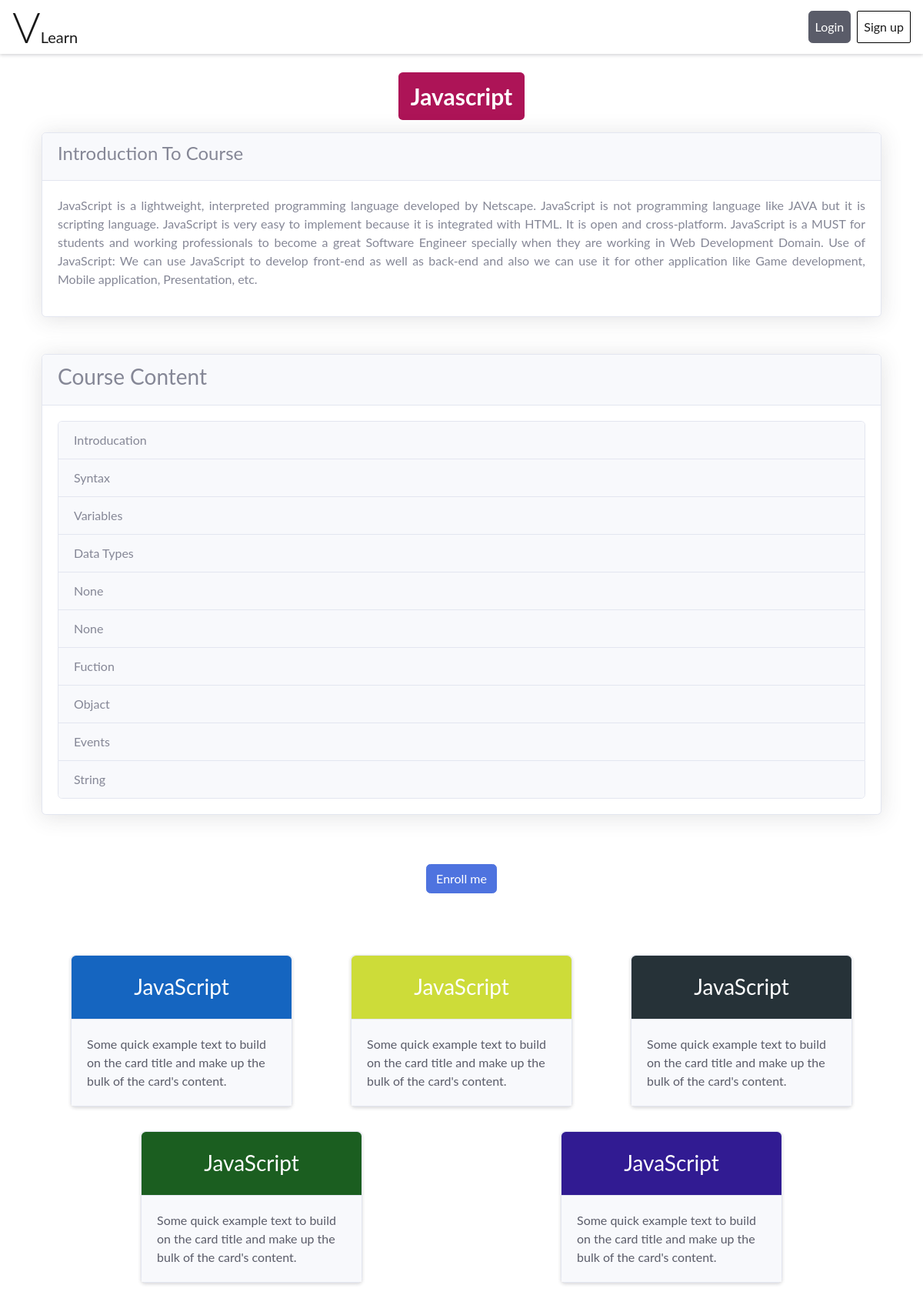
The page /detail on the database as committed earlier.
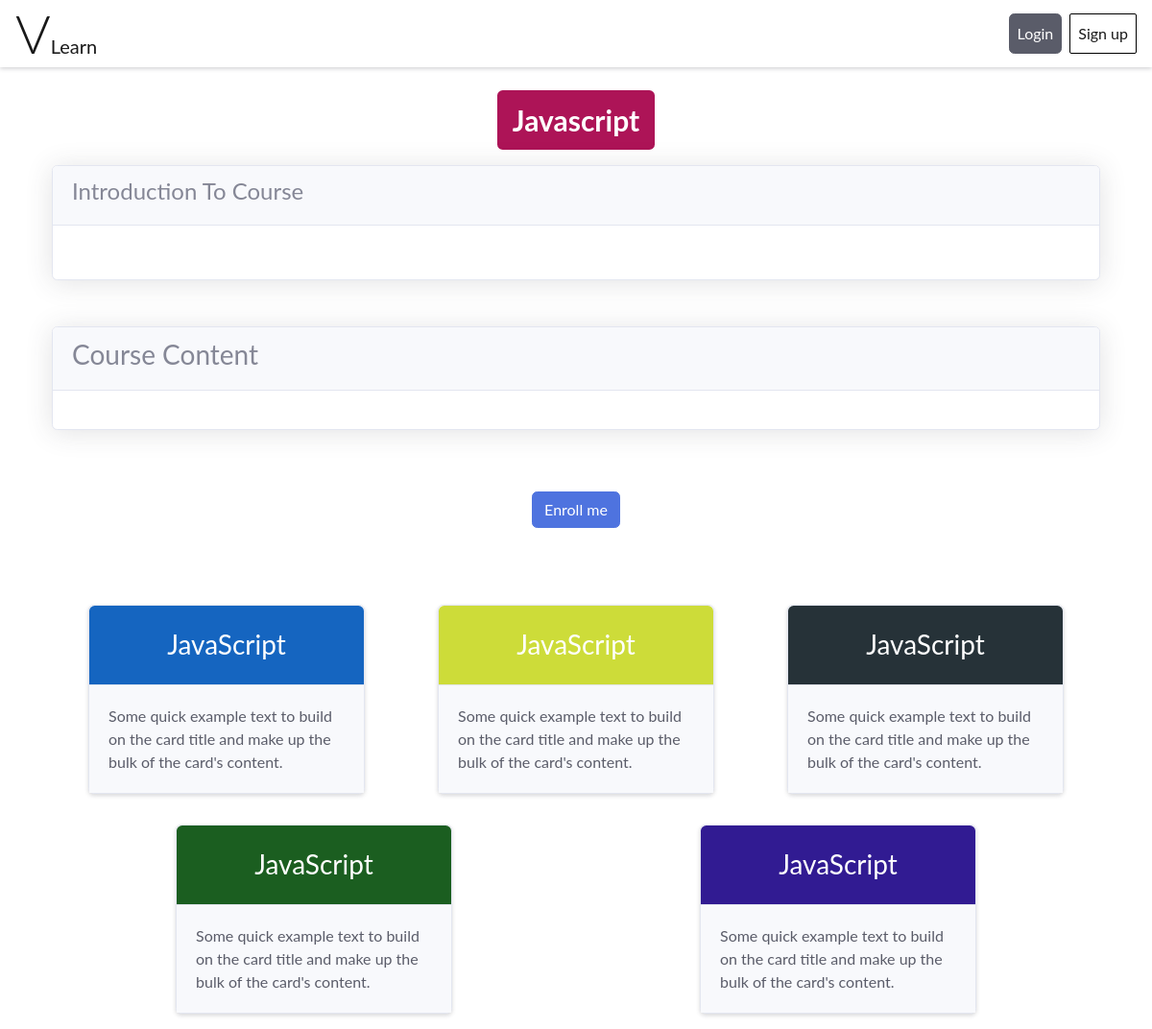
The same page on the database as committed later.
### v_learn/models.py (models this page shows, shortened)
class Topic(models.Model):
    course_name = models.ForeignKey(
        Course, on_delete=models.CASCADE, null=True)
    topic = models.CharField(max_length=264, null=True)
    content = models.CharField(max_length=10000, null=True)

### v_learn/views.py (the view)
# urls.py: path('detail', views.Detail, name="detail"),
def Detail(request):
    topic_list = Topic.objects.all()
    topic_list = {"topic_list":topic_list}
    return render(request,"Detail.html",context=topic_list)

### templates/Detail.html (shortened to what this page needs)
{% extends "Header-Footer.html" %} {% block content %}
<nav
  class="navbar navbar-light navbar-expand bg-white shadow-sm mb-4 topbar static-top"
>
  <a class="navbar-brand" href="#"><b class="display-4">V</b>Learn</a>
  <div
    class="collapse navbar-collapse justify-content-end"
    id="navbarSupportedContent"
  >
    <div class="navbar-nav">
      <a
        class="nav-item btn btn-dark nav-link text-white mr-2"
        href="./login.html"
        >Login</a
      >
      <a class="nav-item nav-link active" href="./register.html">Sign up</a>
    </div>
  </div>
</nav>
<div class="container-fluid">
  <div class="container">
    <h1 class="d-flex justify-content-center  my-3">
      <span class="p-3 badge v-color text-white">Javascript</span>
    </h1>
    <div class="card shadow">
      <div class="card-header">
        <h4 class="">Introduction To Course</h4>
      </div>
      <div class="card-body">
        <p class="text-justify">
         {{topic_list.0.content | safe }}
        </p>
      </div>
    </div>
    <div class="card shadow mt-5">
      <div class="card-header">
        <h3 class="">Course Content</h3>
      </div>
      <div class="card-body">
        <div class="accordion " id="accordionExample">
          {% for acc in topic_list %}
          <div class="card">
            <div class="card-header" id="headingOne">
              <p
                class="mb-0"
                data-toggle="collapse"
                data-target="#collapseOne"
                aria-expanded="true"
                aria-controls="collapseOne"
              >
                  {{acc.topic}}
            </p>
            </div>
          </div>
      {% endfor %}
        </div>
      </div>
    </div>
    <div class="d-flex justify-content-center my-3">
      <a href="{% url 'templates:content' %}" class="btn btn-primary m-5 display-4">
        Enroll me</a
      >
    </div>
  </div>
</div>
<div class="container">
  <div class="d-flex flex-wrap justify-content-around">
    <div class="card text-white  m-3 shadow-sm" style="max-width: 18rem;">
      <a href="./Detail.html" class="text-white text-decoration-none">
        <h3 class="card-header p-4 text-center rounded-top v-color">
          JavaScript
        </h3>
      </a>
      <div class="card-body bg-light text-dark">
        <p class="card-text">
          Some quick example text to build on the card title and make up the
          bulk of the card's content.
        </p>
      </div>
    </div>
    <div class="card text-white  m-3 shadow-sm" style="max-width: 18rem;">
      <a href="#" class="text-white text-decoration-none">
        <h3 class="card-header p-4 text-center rounded-top v-color">
          JavaScript
        </h3>
      </a>
      <div class="card-body bg-light text-dark">
        <p class="card-text">
          Some quick example text to build on the card title and make up the
          bulk of the card's content.
        </p>
      </div>
    </div>
    <div class="card text-white  m-3 shadow-sm" style="max-width: 18rem;">
      <a href="#" class="text-white text-decoration-none">
        <h3 class="card-header p-4 text-center rounded-top v-color">
          JavaScript
        </h3>
      </a>
      <div class="card-body bg-light text-dark">
        <p class="card-text">
          Some quick example text to build on the card title and make up the
          bulk of the card's content.
        </p>
      </div>
    </div>
    <div class="card text-white  m-3 shadow-sm" style="max-width: 18rem;">
      <a href="#" class="text-white text-decoration-none">
        <h3 class="card-header p-4 text-center rounded-top v-color">
          JavaScript
        </h3>
      </a>
      <div class="card-body bg-light text-dark">
        <p class="card-text">
          Some quick example text to build on the card title and make up the
          bulk of the card's content.
        </p>
      </div>
    </div>
    <div class="card text-white  m-3 shadow-sm" style="max-width: 18rem;">
      <a href="#" class="text-white text-decoration-none">
        <h3 class="card-header p-4 text-center rounded-top v-color">
          JavaScript
        </h3>
      </a>
      <div class="card-body bg-light text-dark">
        <p class="card-text">
          Some quick example text to build on the card title and make up the
          bulk of the card's content.
        </p>
      </div>
    </div>
  </div>
</div>
{% endblock %}

### templates/Header-Footer.html (shortened to what this page needs)
<!DOCTYPE html>
{% load static %}
<html lang="en">
  <head>
    <link
      rel="stylesheet"
      href="{%static 'bootstrap/css/bootstrap.min.css' %}"
    />
    <link rel="stylesheet" href="{%static 'bootstrap/css/style4.css' %}" />
    <link
      rel="stylesheet"
      href="https://use.fontawesome.com/releases/v5.7.1/css/all.css"
    />
  </head>
  <body>
    {% block content %}{% endblock %}
  </body>
</html>

Rows that differ between the two databases and show on the page:
removed Topic: content "JavaScript is a lightweight, interpreted programming language developed by Netscape. JavaScript is not programming language like JAVA but it is scripting language. JavaScript is very easy to implement because it is integrated with HTML. It is open and cross-platform. JavaScript is a MUST for students and working professionals to become a great Software Engineer specially when they are working in Web Development Domain. Use of JavaScript: We can use JavaScript to develop front-end as well as back-end and also we can use it for other application like Game development, Mobile application, Presentation, etc.", topic "Introducation"
removed Topic: topic "Syntax"
removed Topic: topic "Variables"
removed Topic: topic "Data Types"
removed Topic: topic "None"
removed Topic: topic "None"
removed Topic: topic "Fuction"
removed Topic: topic "Objact"
removed Topic: topic "Events"
removed Topic: topic "String"
